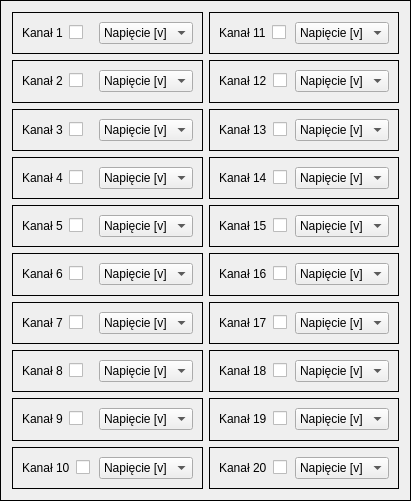
     <widget class="QFrame" name="frame">
      <property name="geometry">
       <rect>
        <x>750</x>
        <y>90</y>
        <width>411</width>
        <height>501</height>
       </rect>
      </property>
      <property name="frameShape">
       <enum>QFrame::Box</enum>
      </property>
      <property name="frameShadow">
       <enum>QFrame::Plain</enum>
      </property>
      <property name="lineWidth">
       <number>1</number>
      </property>
      <property name="midLineWidth">
       <number>0</number>
      </property>
      <layout class="QGridLayout" name="gridLayout_41">
       <item row="0" column="0">
        <widget class="QFrame" name="frame_1">
         <property name="frameShape">
          <enum>QFrame::Box</enum>
         </property>
         <property name="frameShadow">
          <enum>QFrame::Plain</enum>
         </property>
         <property name="lineWidth">
          <number>1</number>
         </property>
         <property name="midLineWidth">
          <number>0</number>
         </property>
         <layout class="QGridLayout" name="gridLayout_4">
          <item row="0" column="0">
           <widget class="QLabel" name="label_1">
            <property name="lineWidth">
             <number>3</number>
            </property>
            <property name="text">
             <string>Kanał 1</string>
            </property>
           </widget>
          </item>
          <item row="0" column="1">
           <widget class="QCheckBox" name="checkBox_1">
            <property name="text">
             <string/>
            </property>
           </widget>
          </item>
          <item row="0" column="2">
           <widget class="QComboBox" name="comboBox_1">
            <item>
             <property name="text">
              <string>Napięcie [v]</string>
             </property>
            </item>
            <item>
             <property name="text">
              <string>Opór [Ohm]</string>
             </property>
            </item>
           </widget>
          </item>
         </layout>
        </widget>
       </item>
       <item row="0" column="1">
        <widget class="QFrame" name="frame_11">
         <property name="frameShape">
          <enum>QFrame::Box</enum>
         </property>
         <property name="frameShadow">
          <enum>QFrame::Plain</enum>
         </property>
         <property name="lineWidth">
          <number>1</number>
         </property>
         <property name="midLineWidth">
          <number>0</number>
         </property>
         <layout class="QGridLayout" name="gridLayout_2">
          <item row="0" column="0">
           <widget class="QLabel" name="label_11">
            <property name="lineWidth">
             <number>3</number>
            </property>
            <property name="text">
             <string>Kanał 11</string>
            </property>
           </widget>
          </item>
          <item row="0" column="1">
           <widget class="QCheckBox" name="checkBox_11">
            <property name="text">
             <string/>
            </property>
           </widget>
          </item>
          <item row="0" column="2">
           <widget class="QComboBox" name="comboBox_11">
            <item>
             <property name="text">
              <string>Napięcie [v]</string>
             </property>
            </item>
            <item>
             <property name="text">
              <string>Opór [Ohm]</string>
             </property>
            </item>
           </widget>
          </item>
         </layout>
        </widget>
       </item>
       <item row="1" column="0">
        <widget class="QFrame" name="frame_2">
         <property name="frameShape">
          <enum>QFrame::Box</enum>
         </property>
         <property name="frameShadow">
          <enum>QFrame::Plain</enum>
         </property>
         <property name="lineWidth">
          <number>1</number>
         </property>
         <property name="midLineWidth">
          <number>0</number>
         </property>
         <layout class="QGridLayout" name="gridLayout_20">
          <item row="0" column="2">
           <widget class="QComboBox" name="comboBox_2">
            <item>
             <property name="text">
              <string>Napięcie [v]</string>
             </property>
            </item>
            <item>
             <property name="text">
              <string>Opór [Ohm]</string>
             </property>
            </item>
           </widget>
          </item>
          <item row="0" column="1">
           <widget class="QCheckBox" name="checkBox_2">
            <property name="text">
             <string/>
            </property>
           </widget>
          </item>
          <item row="0" column="0">
           <widget class="QLabel" name="label_2">
            <property name="lineWidth">
             <number>3</number>
            </property>
            <property name="text">
             <string>Kanał 2</string>
            </property>
           </widget>
          </item>
         </layout>
        </widget>
       </item>
       <item row="1" column="1">
        <widget class="QFrame" name="frame_12">
         <property name="frameShape">
          <enum>QFrame::Box</enum>
         </property>
         <property name="frameShadow">
          <enum>QFrame::Plain</enum>
         </property>
         <property name="lineWidth">
          <number>1</number>
         </property>
         <property name="midLineWidth">
          <number>0</number>
         </property>
         <layout class="QGridLayout" name="gridLayout">
          <item row="0" column="0">
           <widget class="QLabel" name="label_12">
            <property name="lineWidth">
             <number>3</number>
            </property>
            <property name="text">
             <string>Kanał 12</string>
            </property>
           </widget>
          </item>
          <item row="0" column="1">
           <widget class="QCheckBox" name="checkBox_12">
            <property name="text">
             <string/>
            </property>
           </widget>
          </item>
          <item row="0" column="2">
           <widget class="QComboBox" name="comboBox_12">
            <item>
             <property name="text">
              <string>Napięcie [v]</string>
             </property>
            </item>
            <item>
             <property name="text">
              <string>Opór [Ohm]</string>
             </property>
            </item>
           </widget>
          </item>
         </layout>
        </widget>
       </item>
       <item row="2" column="0">
        <widget class="QFrame" name="frame_3">
         <property name="frameShape">
          <enum>QFrame::Box</enum>
         </property>
         <property name="frameShadow">
          <enum>QFrame::Plain</enum>
         </property>
         <property name="lineWidth">
          <number>1</number>
         </property>
         <property name="midLineWidth">
          <number>0</number>
         </property>
         <layout class="QGridLayout" name="gridLayout_6">
          <item row="0" column="0">
           <widget class="QLabel" name="label_3">
            <property name="lineWidth">
             <number>3</number>
            </property>
            <property name="text">
             <string>Kanał 3</string>
            </property>
           </widget>
          </item>
          <item row="0" column="1">
           <widget class="QCheckBox" name="checkBox_3">
            <property name="text">
             <string/>
            </property>
           </widget>
          </item>
          <item row="0" column="2">
           <widget class="QComboBox" name="comboBox_3">
            <item>
             <property name="text">
              <string>Napięcie [v]</string>
             </property>
            </item>
            <item>
             <property name="text">
              <string>Opór [Ohm]</string>
             </property>
            </item>
           </widget>
          </item>
         </layout>
        </widget>
       </item>
       <item row="2" column="1">
        <widget class="QFrame" name="frame_13">
         <property name="frameShape">
          <enum>QFrame::Box</enum>
         </property>
         <property name="frameShadow">
          <enum>QFrame::Plain</enum>
         </property>
         <property name="lineWidth">
          <number>1</number>
         </property>
         <property name="midLineWidth">
          <number>0</number>
         </property>
         <layout class="QGridLayout" name="gridLayout_14">
          <item row="0" column="0">
           <widget class="QLabel" name="label_13">
            <property name="lineWidth">
             <number>3</number>
            </property>
            <property name="text">
             <string>Kanał 13</string>
            </property>
           </widget>
          </item>
          <item row="0" column="1">
           <widget class="QCheckBox" name="checkBox_13">
            <property name="text">
             <string/>
            </property>
           </widget>
          </item>
          <item row="0" column="2">
           <widget class="QComboBox" name="comboBox_13">
            <item>
             <property name="text">
              <string>Napięcie [v]</string>
             </property>
            </item>
            <item>
             <property name="text">
              <string>Opór [Ohm]</string>
             </property>
            </item>
           </widget>
          </item>
         </layout>
        </widget>
       </item>
       <item row="3" column="0">
        <widget class="QFrame" name="frame_4">
         <property name="frameShape">
          <enum>QFrame::Box</enum>
         </property>
         <property name="frameShadow">
          <enum>QFrame::Plain</enum>
         </property>
         <property name="lineWidth">
          <number>1</number>
         </property>
         <property name="midLineWidth">
          <number>0</number>
         </property>
         <layout class="QGridLayout" name="gridLayout_7">
          <item row="0" column="0">
           <widget class="QLabel" name="label_4">
            <property name="lineWidth">
             <number>3</number>
            </property>
            <property name="text">
             <string>Kanał 4</string>
            </property>
           </widget>
          </item>
          <item row="0" column="1">
           <widget class="QCheckBox" name="checkBox_4">
            <property name="text">
             <string/>
            </property>
           </widget>
          </item>
          <item row="0" column="2">
           <widget class="QComboBox" name="comboBox_4">
            <item>
             <property name="text">
              <string>Napięcie [v]</string>
             </property>
            </item>
            <item>
             <property name="text">
              <string>Opór [Ohm]</string>
             </property>
            </item>
           </widget>
          </item>
         </layout>
        </widget>
       </item>
       <item row="3" column="1">
        <widget class="QFrame" name="frame_14">
         <property name="frameShape">
          <enum>QFrame::Box</enum>
         </property>
         <property name="frameShadow">
          <enum>QFrame::Plain</enum>
         </property>
         <property name="lineWidth">
          <number>1</number>
         </property>
         <property name="midLineWidth">
          <number>0</number>
         </property>
         <layout class="QGridLayout" name="gridLayout_3">
          <item row="0" column="0">
           <widget class="QLabel" name="label_14">
            <property name="lineWidth">
             <number>3</number>
            </property>
            <property name="text">
             <string>Kanał 14</string>
            </property>
           </widget>
          </item>
          <item row="0" column="1">
           <widget class="QCheckBox" name="checkBox_14">
            <property name="text">
             <string/>
            </property>
           </widget>
          </item>
          <item row="0" column="2">
           <widget class="QComboBox" name="comboBox_14">
            <item>
             <property name="text">
              <string>Napięcie [v]</string>
             </property>
            </item>
            <item>
             <property name="text">
              <string>Opór [Ohm]</string>
             </property>
            </item>
           </widget>
          </item>
         </layout>
        </widget>
       </item>
       <item row="4" column="0">
        <widget class="QFrame" name="frame_5">
         <property name="frameShape">
          <enum>QFrame::Box</enum>
         </property>
         <property name="frameShadow">
          <enum>QFrame::Plain</enum>
         </property>
         <property name="lineWidth">
          <number>1</number>
         </property>
         <property name="midLineWidth">
          <number>0</number>
         </property>
         <layout class="QGridLayout" name="gridLayout_19">
          <item row="0" column="2">
           <widget class="QComboBox" name="comboBox_5">
            <item>
             <property name="text">
              <string>Napięcie [v]</string>
             </property>
            </item>
            <item>
             <property name="text">
              <string>Opór [Ohm]</string>
             </property>
            </item>
           </widget>
          </item>
          <item row="0" column="1">
           <widget class="QCheckBox" name="checkBox_5">
            <property name="text">
             <string/>
            </property>
           </widget>
          </item>
          <item row="0" column="0">
           <widget class="QLabel" name="label_5">
            <property name="lineWidth">
             <number>3</number>
            </property>
            <property name="text">
             <string>Kanał 5</string>
            </property>
           </widget>
          </item>
         </layout>
        </widget>
       </item>
       <item row="4" column="1">
        <widget class="QFrame" name="frame_15">
         <property name="frameShape">
          <enum>QFrame::Box</enum>
         </property>
         <property name="frameShadow">
          <enum>QFrame::Plain</enum>
         </property>
         <property name="lineWidth">
          <number>1</number>
         </property>
         <property name="midLineWidth">
          <number>0</number>
         </property>
         <layout class="QGridLayout" name="gridLayout_10">
          <item row="0" column="2">
           <widget class="QComboBox" name="comboBox_15">
            <item>
             <property name="text">
              <string>Napięcie [v]</string>
             </property>
            </item>
            <item>
             <property name="text">
              <string>Opór [Ohm]</string>
             </property>
            </item>
           </widget>
          </item>
          <item row="0" column="1">
           <widget class="QCheckBox" name="checkBox_15">
            <property name="text">
             <string/>
            </property>
           </widget>
          </item>
          <item row="0" column="0">
           <widget class="QLabel" name="label_15">
            <property name="lineWidth">
             <number>3</number>
            </property>
            <property name="text">
             <string>Kanał 15</string>
            </property>
           </widget>
          </item>
         </layout>
        </widget>
       </item>
       <item row="5" column="0">
        <widget class="QFrame" name="frame_6">
         <property name="frameShape">
          <enum>QFrame::Box</enum>
         </property>
         <property name="frameShadow">
          <enum>QFrame::Plain</enum>
         </property>
         <property name="lineWidth">
          <number>1</number>
         </property>
         <property name="midLineWidth">
          <number>0</number>
         </property>
         <layout class="QGridLayout" name="gridLayout_15">
          <item row="0" column="2">
           <widget class="QComboBox" name="comboBox_6">
            <item>
             <property name="text">
              <string>Napięcie [v]</string>
             </property>
            </item>
            <item>
             <property name="text">
              <string>Opór [Ohm]</string>
             </property>
            </item>
           </widget>
          </item>
          <item row="0" column="1">
           <widget class="QCheckBox" name="checkBox_6">
            <property name="text">
             <string/>
            </property>
           </widget>
          </item>
          <item row="0" column="0">
           <widget class="QLabel" name="label_6">
            <property name="lineWidth">
             <number>3</number>
            </property>
            <property name="text">
             <string>Kanał 6</string>
            </property>
           </widget>
          </item>
         </layout>
        </widget>
       </item>
       <item row="5" column="1">
        <widget class="QFrame" name="frame_16">
         <property name="frameShape">
          <enum>QFrame::Box</enum>
         </property>
         <property name="frameShadow">
          <enum>QFrame::Plain</enum>
         </property>
         <property name="lineWidth">
          <number>1</number>
         </property>
         <property name="midLineWidth">
          <number>0</number>
         </property>
         <layout class="QGridLayout" name="gridLayout_8">
          <item row="0" column="0">
           <widget class="QLabel" name="label_16">
            <property name="lineWidth">
             <number>3</number>
            </property>
            <property name="text">
             <string>Kanał 16</string>
            </property>
           </widget>
          </item>
          <item row="0" column="1">
           <widget class="QCheckBox" name="checkBox_16">
            <property name="text">
             <string/>
            </property>
           </widget>
          </item>
          <item row="0" column="2">
           <widget class="QComboBox" name="comboBox_16">
            <item>
             <property name="text">
              <string>Napięcie [v]</string>
             </property>
            </item>
            <item>
             <property name="text">
              <string>Opór [Ohm]</string>
             </property>
            </item>
           </widget>
          </item>
         </layout>
        </widget>
       </item>
       <item row="6" column="0">
        <widget class="QFrame" name="frame_7">
         <property name="frameShape">
          <enum>QFrame::Box</enum>
         </property>
         <property name="frameShadow">
          <enum>QFrame::Plain</enum>
         </property>
         <property name="lineWidth">
          <number>1</number>
         </property>
         <property name="midLineWidth">
          <number>0</number>
         </property>
         <layout class="QGridLayout" name="gridLayout_18">
          <item row="0" column="2">
           <widget class="QComboBox" name="comboBox_7">
            <item>
             <property name="text">
              <string>Napięcie [v]</string>
             </property>
            </item>
            <item>
             <property name="text">
              <string>Opór [Ohm]</string>
             </property>
            </item>
           </widget>
          </item>
          <item row="0" column="1">
           <widget class="QCheckBox" name="checkBox_7">
            <property name="text">
             <string/>
            </property>
           </widget>
          </item>
          <item row="0" column="0">
           <widget class="QLabel" name="label_7">
            <property name="lineWidth">
             <number>3</number>
            </property>
            <property name="text">
             <string>Kanał 7</string>
            </property>
           </widget>
          </item>
         </layout>
        </widget>
       </item>
       <item row="6" column="1">
        <widget class="QFrame" name="frame_17">
         <property name="frameShape">
          <enum>QFrame::Box</enum>
         </property>
         <property name="frameShadow">
          <enum>QFrame::Plain</enum>
         </property>
         <property name="lineWidth">
          <number>1</number>
         </property>
         <property name="midLineWidth">
          <number>0</number>
         </property>
         <layout class="QGridLayout" name="gridLayout_11">
          <item row="0" column="0">
           <widget class="QLabel" name="label_17">
            <property name="lineWidth">
             <number>3</number>
            </property>
            <property name="text">
             <string>Kanał 17</string>
            </property>
           </widget>
          </item>
          <item row="0" column="1">
           <widget class="QCheckBox" name="checkBox_17">
            <property name="text">
             <string/>
            </property>
           </widget>
          </item>
          <item row="0" column="2">
           <widget class="QComboBox" name="comboBox_17">
            <item>
             <property name="text">
              <string>Napięcie [v]</string>
             </property>
            </item>
            <item>
             <property name="text">
              <string>Opór [Ohm]</string>
             </property>
            </item>
           </widget>
          </item>
         </layout>
        </widget>
       </item>
       <item row="7" column="0">
        <widget class="QFrame" name="frame_8">
         <property name="frameShape">
          <enum>QFrame::Box</enum>
         </property>
         <property name="frameShadow">
          <enum>QFrame::Plain</enum>
         </property>
         <property name="lineWidth">
          <number>1</number>
         </property>
         <property name="midLineWidth">
          <number>0</number>
         </property>
         <layout class="QGridLayout" name="gridLayout_17">
          <item row="0" column="2">
           <widget class="QComboBox" name="comboBox_8">
            <item>
             <property name="text">
              <string>Napięcie [v]</string>
             </property>
            </item>
            <item>
             <property name="text">
              <string>Opór [Ohm]</string>
             </property>
            </item>
           </widget>
          </item>
          <item row="0" column="1">
           <widget class="QCheckBox" name="checkBox_8">
            <property name="text">
             <string/>
            </property>
           </widget>
          </item>
          <item row="0" column="0">
           <widget class="QLabel" name="label_8">
            <property name="lineWidth">
             <number>3</number>
            </property>
            <property name="text">
             <string>Kanał 8</string>
            </property>
           </widget>
          </item>
         </layout>
        </widget>
       </item>
       <item row="7" column="1">
        <widget class="QFrame" name="frame_18">
         <property name="frameShape">
          <enum>QFrame::Box</enum>
         </property>
         <property name="frameShadow">
          <enum>QFrame::Plain</enum>
         </property>
         <property name="lineWidth">
          <number>1</number>
         </property>
         <property name="midLineWidth">
          <number>0</number>
         </property>
         <layout class="QGridLayout" name="gridLayout_5">
          <item row="0" column="0">
           <widget class="QLabel" name="label_18">
            <property name="lineWidth">
             <number>3</number>
            </property>
            <property name="text">
             <string>Kanał 18</string>
            </property>
           </widget>
          </item>
          <item row="0" column="1">
           <widget class="QCheckBox" name="checkBox_18">
            <property name="text">
             <string/>
            </property>
           </widget>
          </item>
          <item row="0" column="2">
           <widget class="QComboBox" name="comboBox_18">
            <item>
             <property name="text">
              <string>Napięcie [v]</string>
             </property>
            </item>
            <item>
             <property name="text">
              <string>Opór [Ohm]</string>
             </property>
            </item>
           </widget>
          </item>
         </layout>
        </widget>
       </item>
       <item row="8" column="0">
        <widget class="QFrame" name="frame_9">
         <property name="frameShape">
          <enum>QFrame::Box</enum>
         </property>
         <property name="frameShadow">
          <enum>QFrame::Plain</enum>
         </property>
         <property name="lineWidth">
          <number>1</number>
         </property>
         <property name="midLineWidth">
          <number>0</number>
         </property>
         <layout class="QGridLayout" name="gridLayout_16">
          <item row="0" column="2">
           <widget class="QComboBox" name="comboBox_9">
            <item>
             <property name="text">
              <string>Napięcie [v]</string>
             </property>
            </item>
            <item>
             <property name="text">
              <string>Opór [Ohm]</string>
             </property>
            </item>
           </widget>
          </item>
          <item row="0" column="1">
           <widget class="QCheckBox" name="checkBox_9">
            <property name="text">
             <string/>
            </property>
           </widget>
          </item>
          <item row="0" column="0">
           <widget class="QLabel" name="label_9">
            <property name="lineWidth">
             <number>3</number>
            </property>
            <property name="text">
             <string>Kanał 9</string>
            </property>
           </widget>
          </item>
         </layout>
        </widget>
       </item>
       <item row="8" column="1">
        <widget class="QFrame" name="frame_19">
         <property name="frameShape">
          <enum>QFrame::Box</enum>
         </property>
         <property name="frameShadow">
          <enum>QFrame::Plain</enum>
         </property>
         <property name="lineWidth">
          <number>1</number>
         </property>
         <property name="midLineWidth">
          <number>0</number>
         </property>
         <layout class="QGridLayout" name="gridLayout_12">
          <item row="0" column="1">
           <widget class="QCheckBox" name="checkBox_19">
            <property name="text">
             <string/>
            </property>
           </widget>
          </item>
          <item row="0" column="2">
           <widget class="QComboBox" name="comboBox_19">
            <item>
             <property name="text">
              <string>Napięcie [v]</string>
             </property>
            </item>
            <item>
             <property name="text">
              <string>Opór [Ohm]</string>
             </property>
            </item>
           </widget>
          </item>
          <item row="0" column="0">
           <widget class="QLabel" name="label_19">
            <property name="lineWidth">
             <number>3</number>
            </property>
            <property name="text">
             <string>Kanał 19</string>
            </property>
           </widget>
          </item>
         </layout>
        </widget>
       </item>
       <item row="9" column="0">
        <widget class="QFrame" name="frame_10">
         <property name="frameShape">
          <enum>QFrame::Box</enum>
         </property>
         <property name="frameShadow">
          <enum>QFrame::Plain</enum>
         </property>
         <property name="lineWidth">
          <number>1</number>
         </property>
         <property name="midLineWidth">
          <number>0</number>
         </property>
         <layout class="QGridLayout" name="gridLayout_13">
          <item row="0" column="2">
           <widget class="QComboBox" name="comboBox_10">
            <item>
             <property name="text">
              <string>Napięcie [v]</string>
             </property>
            </item>
            <item>
             <property name="text">
              <string>Opór [Ohm]</string>
             </property>
            </item>
           </widget>
          </item>
          <item row="0" column="1">
           <widget class="QCheckBox" name="checkBox_10">
            <property name="text">
             <string/>
            </property>
           </widget>
          </item>
          <item row="0" column="0">
           <widget class="QLabel" name="label_10">
            <property name="lineWidth">
             <number>3</number>
            </property>
            <property name="text">
             <string>Kanał 10</string>
            </property>
           </widget>
          </item>
         </layout>
        </widget>
       </item>
       <item row="9" column="1">
        <widget class="QFrame" name="frame_20">
         <property name="frameShape">
          <enum>QFrame::Box</enum>
         </property>
         <property name="frameShadow">
          <enum>QFrame::Plain</enum>
         </property>
         <property name="lineWidth">
          <number>1</number>
         </property>
         <property name="midLineWidth">
          <number>0</number>
         </property>
         <layout class="QGridLayout" name="gridLayout_9">
          <item row="0" column="0">
           <widget class="QLabel" name="label_20">
            <property name="lineWidth">
             <number>3</number>
            </property>
            <property name="text">
             <string>Kanał 20</string>
            </property>
           </widget>
          </item>
          <item row="0" column="1">
           <widget class="QCheckBox" name="checkBox_20">
            <property name="text">
             <string/>
            </property>
           </widget>
          </item>
          <item row="0" column="2">
           <widget class="QComboBox" name="comboBox_20">
            <item>
             <property name="text">
              <string>Napięcie [v]</string>
             </property>
            </item>
            <item>
             <property name="text">
              <string>Opór [Ohm]</string>
             </property>
            </item>
           </widget>
          </item>
         </layout>
        </widget>
       </item>
      </layout>
     </widget>
